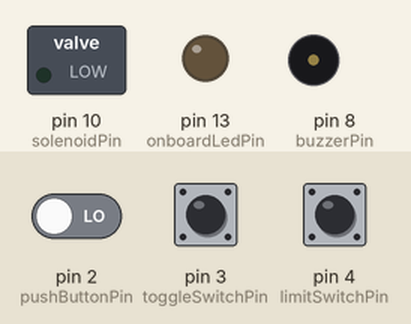
This sketch was run on a simulated Arduino Uno, built with avr-gcc and run on an emulated ATmega328P. Shown: switched loads named in the sketch (green lamp = pin HIGH), output pins drawn as LEDs (lit = HIGH), buzzer (waves = sounding). Dashed ring = blinking. The inputs (shaded band) are chosen by the test bench; at power-on: pin 3 (toggleSwitchPin) LOW, pin 2 (pushButtonPin) LOW, pin 4 (limitSwitchPin) HIGH.

Above: at 1.2 s.
1.3 s: pin 3 (toggleSwitchPin) pulled HIGH for 0.15 s
At 2.0 s:
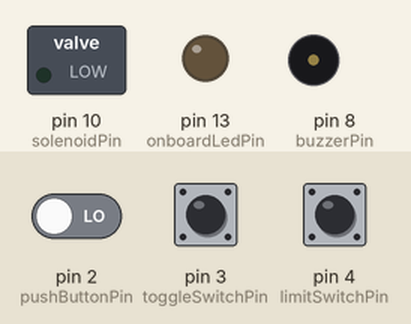
3.0 s: pin 3 (toggleSwitchPin) pulled HIGH for 3.2 s
At 4.1 s:
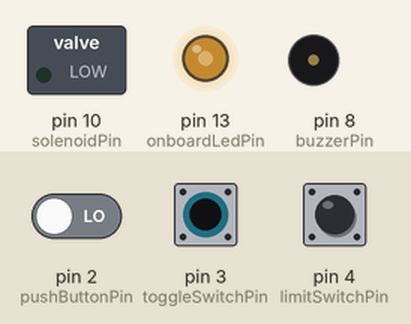
7.7 s: pin 2 (pushButtonPin) driven HIGH and pin 3 (toggleSwitchPin) driven HIGH
At 8.1 s:
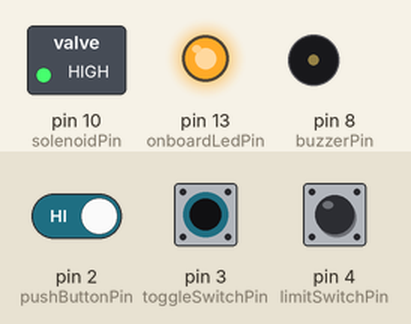
10.7 s: pin 4 (limitSwitchPin) pulled LOW for 0.15 s
At 10.8 s:
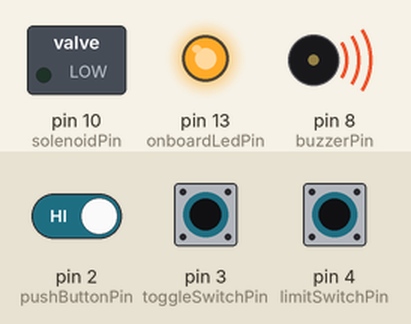
13.7 s: pin 3 (toggleSwitchPin) driven LOW
At 14.7 s:
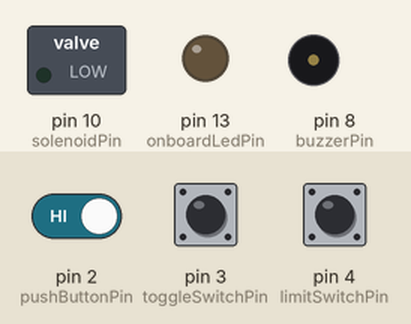
15.2 s: pin 3 (toggleSwitchPin) driven HIGH
At 15.8 s:
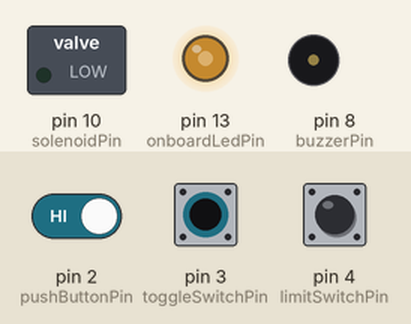
Timing chart, 0 to 17.7 s (numbered marks = the images above; inputs shaded):
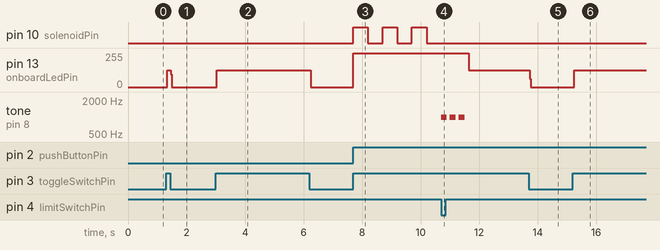

Measured:
- after the input at 1.3 s, pin 13 (onboardLedPin): 0/255 → 125/255 at once, → 0/255 0.12 s later
- after the input at 3.0 s, pin 13 (onboardLedPin): 0/255 → 125/255 at once, → 0/255 3.2 s later
- after the input at 7.7 s, pin 10 (solenoidPin): alternates HIGH for 0.50 s and LOW for 0.50 s, starting at once; pin 13 (onboardLedPin): 0/255 → 255/255 at once
- after the input at 10.7 s, pin 10 (solenoidPin): stops changing and stays LOW; pin 13 (onboardLedPin): 255/255 → 127/255 after 0.94 s; tone on pin 8 (buzzerPin): alternates 1000 Hz for 0.20 s and silent for 0.10 s, 6 changes in all, then stays silent, starting at once
- after the input at 13.7 s, pin 13 (onboardLedPin): 127/255 → 0/255 at once
- after the input at 15.2 s, pin 13 (onboardLedPin): 0/255 → 127/255 at once

The sketch:

Exercise_1-1_v1.2.ino.ino
```cpp
// Pins
const int toggleSwitchPin = 3;  // Toggle switch (Master ON/OFF)
const int limitSwitchPin = 4;   // Limit switch (Safety door sensor)
const int pushButtonPin = 2;    // Pushbutton
const int solenoidPin = 10;     // Solenoid (Cutter)
const int buzzerPin = 8;        // Piezo Buzzer
const int onboardLedPin = 13;   // On-board LED

// Variables
int toggleSwitchState = 0;      // State of the toggle switch
int limitSwitchState = 0;       // State of the limit switch
int lastButtonState = LOW;      // Last state of the pushbutton
bool buttonPressed = false;     // Whether the button has been pressed

void setup() {
  // Initialize pins
  pinMode(toggleSwitchPin, INPUT);
  pinMode(limitSwitchPin, INPUT);
  pinMode(pushButtonPin, INPUT);
  pinMode(solenoidPin, OUTPUT);
  pinMode(buzzerPin, OUTPUT);
  pinMode(onboardLedPin, OUTPUT);
}

void loop() {
  // Read the state of the toggle and limit switches
  toggleSwitchState = digitalRead(toggleSwitchPin);
  limitSwitchState = digitalRead(limitSwitchPin);

  // Turn the onboard LED ON or OFF based on the toggle switch state
  digitalWrite(onboardLedPin, toggleSwitchState);

  // Read the current state of the push button
  int currentButtonState = digitalRead(pushButtonPin);

  // Check for button state change to HIGH (pressed)
  if (currentButtonState == HIGH && lastButtonState == LOW) {
    buttonPressed = true;
  }
  lastButtonState = currentButtonState;

  if (toggleSwitchState == HIGH && limitSwitchState == HIGH && buttonPressed) {
    // Door is closed, master switch is ON, and button has been pressed
    for (int i = 0; i < 10; i++) {
      // Actuate the cutter
      digitalWrite(solenoidPin, HIGH);
      delay(500);

      // De-actuate the cutter
      digitalWrite(solenoidPin, LOW);
      delay(500);

      // Check the safety door during the cycle
      limitSwitchState = digitalRead(limitSwitchPin);
      if (limitSwitchState == LOW) {
        // Door is open, stop the cycle and sound the buzzer
        for (int j = 0; j < 3; j++) {
          tone(buzzerPin, 1000, 200);
          delay(300);
        }
        // De-actuate the cutter immediately
        digitalWrite(solenoidPin, LOW);
        break;
      }
    }
    // Reset button pressed flag after completing the cycles
    buttonPressed = false;
  } else {
    // Turn off the cutter and onboard LED if the master switch is OFF or door is open
    digitalWrite(solenoidPin, LOW);
    digitalWrite(onboardLedPin, LOW);
  }
}
```
